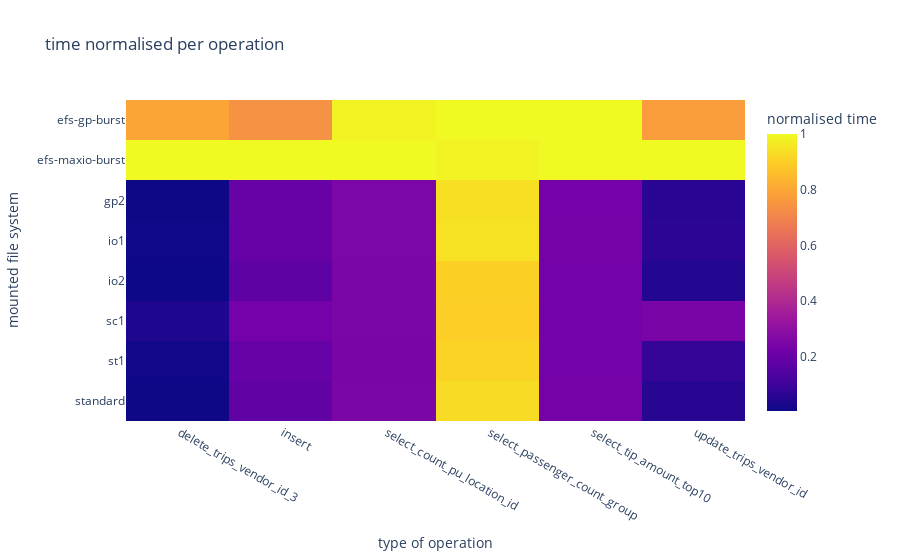

Source (notebook cell):
### Code cell
plot_data = normalized_ops_pv.drop(index = ['nvme', 'ramdisk'])
fig = plx.imshow(plot_data, aspect=('auto'), title='time normalised per operation', labels={'x':'type of operation', 'y':'mounted file system', 'color':'normalised time'})
fig.write_html('./storage_speed_normalised.html')
fig.show()

### Figure 1 — Plotly figure (JSON) as saved in the notebook; plotly's stock layout.template omitted (floating-point values rounded to 4 significant figures)
{"data": [{"coloraxis": "coloraxis", "hovertemplate": "type of operation: %{x}<br>mounted file system: %{y}<br>normalised time: %{z}<extra></extra>", "type": "heatmap", "x": [" delete_trips_vendor_id_3", " insert", " select_count_pu_location_id", " select_passenger_count_group", " select_tip_amount_top10", " update_trips_vendor_id"], "y": ["efs-gp-burst", "efs-maxio-burst", "gp2", "io1", "io2", "sc1", "st1", "standard"], "z": [[0.794, 0.7402, 0.9849, 1, 1, 0.7723], [1, 1, 1, 0.9852, 0.9999, 1], [0.007913, 0.1981, 0.2542, 0.9401, 0.2325, 0.06146], [0.01003, 0.1978, 0.2542, 0.9461, 0.2336, 0.06554], [0.006184, 0.1766, 0.2496, 0.902, 0.2304, 0.04946], [0.04102, 0.2318, 0.2501, 0.8983, 0.2301, 0.2456], [0.01349, 0.1972, 0.2492, 0.9102, 0.2296, 0.08106], [0.00725, 0.1822, 0.2512, 0.9304, 0.2328, 0.05606]]}], "layout": {"coloraxis": {"colorbar": {"title": {"text": "normalised time"}}, "colorscale": [[0, "#0d0887"], [0.1111, "#46039f"], [0.2222, "#7201a8"], [0.3333, "#9c179e"], [0.4444, "#bd3786"], [0.5556, "#d8576b"], [0.6667, "#ed7953"], [0.7778, "#fb9f3a"], [0.8889, "#fdca26"], [1, "#f0f921"]]}, "title": {"text": "time normalised per operation"}, "xaxis": {"title": {"text": "type of operation"}}, "yaxis": {"autorange": "reversed", "title": {"text": "mounted file system"}}}}
